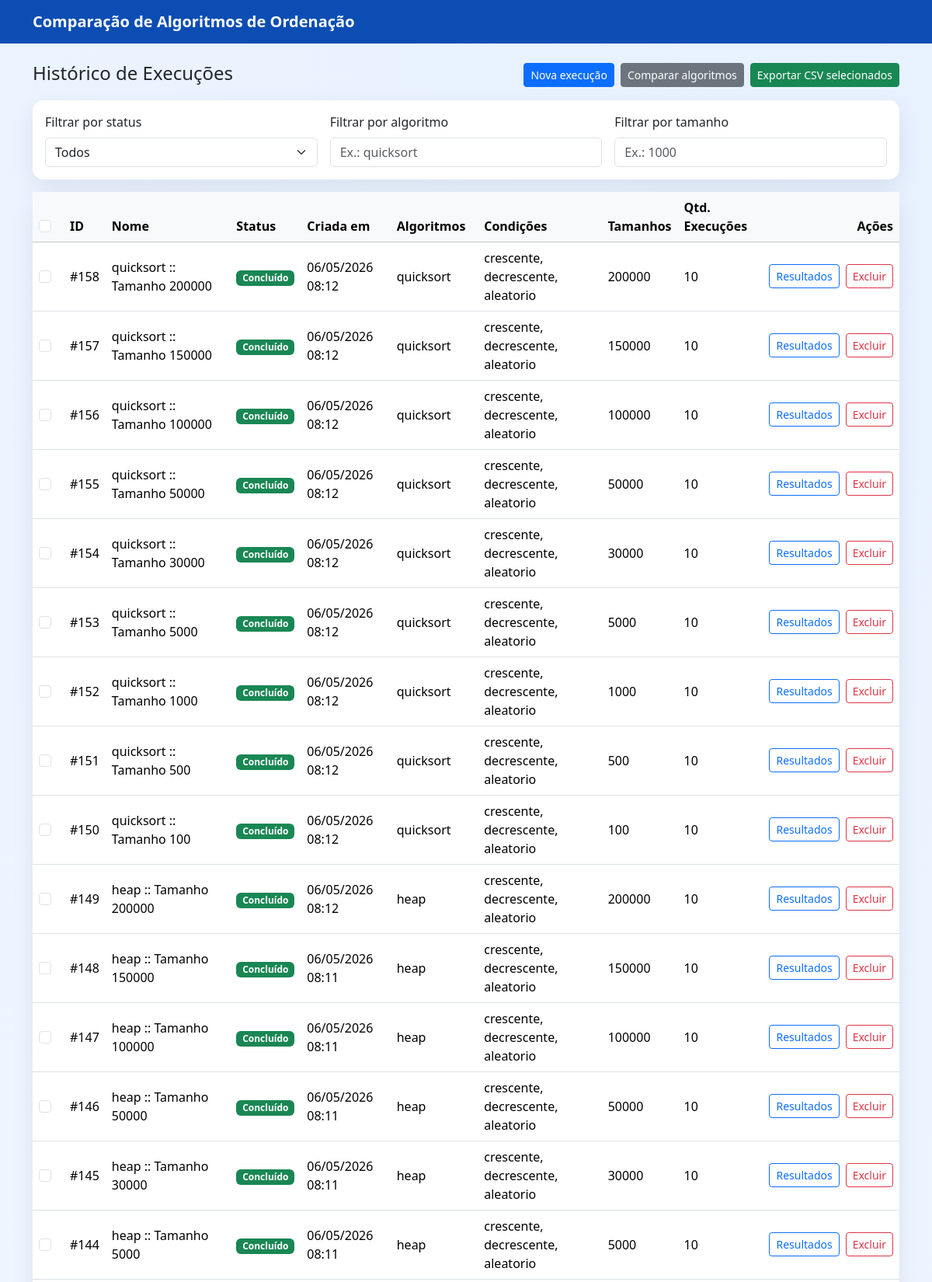
/execucoes/ (upper part), run on the app's committed database.
### benchmark/models.py (models this page shows, shortened)
class ExecucaoBenchmark(models.Model):
    STATUS_CHOICES = [
        ('pendente', 'Pendente'),
        ('executando', 'Executando'),
        ('concluido', 'Concluido'),
        ('erro', 'Erro'),
    ]
    nome = models.CharField(max_length=120, default='Execucao')
    algoritmos = models.JSONField(default=list)
    condicoes = models.JSONField(default=list)
    tamanhos = models.JSONField(default=list)
    repeticoes = models.PositiveIntegerField(default=3)
    vetor_personalizado = models.TextField(blank=True, default='')
    status = models.CharField(max_length=20, choices=STATUS_CHOICES, default='pendente')
    progresso_texto = models.TextField(blank=True, default='Aguardando inicio...')
    criado_em = models.DateTimeField(auto_now_add=True)
    atualizado_em = models.DateTimeField(auto_now=True)

### benchmark/views.py (the view)
# urls.py: path('execucoes/', views.listar_execucoes, name='listar_execucoes'),
def listar_execucoes(request):
    execucoes = ExecucaoBenchmark.objects.all().order_by('-criado_em')
    return render(request, 'benchmark/lista_execucoes.html', {'execucoes': execucoes})

### templates/benchmark/lista_execucoes.html (shortened to what this page needs)
{% extends 'base.html' %}
{% block content %}
<div class="d-flex justify-content-between align-items-center mb-3">
  <div>
    <h1 class="h4 mb-1">Histórico de Execuções</h1>
  </div>
  <div class="d-flex gap-2">
    <a href="/" class="btn btn-primary btn-sm">Nova execução</a>
    <a href="/comparar/" class="btn btn-secondary btn-sm">Comparar algoritmos</a>
    <button type="button" class="btn btn-success btn-sm" id="btn-exportar-csv">
      Exportar CSV selecionados
    </button>
  </div>
</div>
<div class="card panel-card mb-3">
  <div class="card-body">
    <div class="row g-3 align-items-end">
      <div class="col-md-4">
        <label for="filtro-status" class="form-label">Filtrar por status</label>
        <select id="filtro-status" class="form-select">
          <option value="">Todos</option>
        </select>
      </div>
      <div class="col-md-4">
        <label for="filtro-algoritmo" class="form-label">Filtrar por algoritmo</label>
        <input
          type="text"
          id="filtro-algoritmo"
          class="form-control"
          placeholder="Ex.: quicksort"
        >
      </div>
      <div class="col-md-4">
        <label for="filtro-tamanho" class="form-label">Filtrar por tamanho</label>
        <input
          type="text"
          id="filtro-tamanho"
          class="form-control"
          placeholder="Ex.: 1000"
        >
      </div>
    </div>
  </div>
</div>
<div class="card panel-card">
  <div class="card-body p-0">
    <div class="table-responsive">
      <table class="table table-hover mb-0 align-middle" id="tabela-execucoes">
        <thead class="table-light">
          <tr>
            <th style="width: 40px;">
              <input type="checkbox" id="selecionar-todos" class="form-check-input">
            </th>
            <th>ID</th>
            <th>Nome</th>
            <th>Status</th>
            <th>Criada em</th>
            <th>Algoritmos</th>
            <th>Condições</th>
            <th>Tamanhos</th>
            <th>Qtd. Execuções</th>
            <th class="text-end">Ações</th>
          </tr>
        </thead>
        <tbody>
          {% for e in execucoes %}
          <tr
            data-status="{{ e.status|lower }}"
            data-algoritmos="{{ e.algoritmos|join:', '|lower }}"
            data-tamanhos="{{ e.tamanhos|join:', '|lower }}"
          >
            <td>
              <input
                type="checkbox"
                class="form-check-input checkbox-execucao"
                value="{{ e.id }}"
              >
            </td>
            <td>#{{ e.id }}</td>
            <td>{{ e.nome }}</td>
            <td>
              {% if e.status == 'concluido' %}
                <span class="badge text-bg-success">Concluído</span>
              {% elif e.status == 'erro' %}
                <span class="badge text-bg-danger">Erro</span>
              {% elif e.status == 'executando' %}
                <span class="badge text-bg-warning">Executando</span>
              {% else %}
                <span class="badge text-bg-secondary">Pendente</span>
              {% endif %}
            </td>
            <td>{{ e.criado_em|date:'d/m/Y H:i' }}</td>
            <td>{{ e.algoritmos|join:', ' }}</td>
            <td>{{ e.condicoes|join:', ' }}</td>
            <td>{{ e.tamanhos|join:', ' }}</td>
            <td>{{ e.repeticoes }}</td>
            <td class="text-end">
              <div class="d-flex gap-2 justify-content-end">
                {% if e.status == 'concluido' %}
                <a class="btn btn-sm btn-outline-primary" href="{% url 'benchmark:resultados_execucao' e.id %}">Resultados</a>
                {% else %}
                <a class="btn btn-sm btn-outline-primary" href="{% url 'benchmark:acompanhar_execucao' e.id %}">Acompanhar</a>
                {% endif %}
                <form method="post" action="{% url 'benchmark:excluir_execucao' e.id %}" onsubmit="return confirm('Deseja excluir a execução #{{ e.id }}?');">
                  <button type="submit" class="btn btn-sm btn-outline-danger">Excluir</button>
                </form>
              </div>
            </td>
          </tr>
          {% empty %}
          <tr id="linha-vazia">
            <td colspan="9" class="text-center py-4 text-muted">Nenhuma execução cadastrada até o momento.</td>
          </tr>
          {% endfor %}
        </tbody>
      </table>
    </div>
  </div>
</div>
{% endblock %}

### templates/base.html (shortened to what this page needs)
<!DOCTYPE html>
<html lang="pt-BR">
<head>
  <link href="https://cdn.jsdelivr.net/npm/bootstrap@5.3.3/dist/css/bootstrap.min.css" rel="stylesheet">
</head>
<body>
<nav class="navbar navbar-expand-lg navbar-dark" style="background: #0b4db3;">
  <div class="container">
    <a class="navbar-brand fw-semibold" href="/">Comparação de Algoritmos de Ordenação</a>
  </div>
</nav>
<main class="container py-4 pb-5">
  {% block content %}{% endblock %}
</main>
</body>
</html>

### templates/base.html (style rules this page uses)
:root { --fundo-1: #f4f9ff; --fundo-2: #e7f1ff; --primario: #0b5ed7; --acento: #198754; }
body { background: radial-gradient(circle at top right, var(--fundo-2), var(--fundo-1) 45%, #ffffff 100%); min-height: 100vh; }
.panel-card { border: 0; box-shadow: 0 10px 30px rgba(17, 24, 39, 0.08); border-radius: 14px; }

### data on the page
ExecucaoBenchmark: id "158", nome "quicksort :: Tamanho 200000", status "Concluído", criado_em "06/05/2026 08:12", algoritmos "quicksort", condicoes "crescente, decrescente, aleatorio", tamanhos "200000", repeticoes "10"
ExecucaoBenchmark: id "157", nome "quicksort :: Tamanho 150000", status "Concluído", criado_em "06/05/2026 08:12", algoritmos "quicksort", condicoes "crescente, decrescente, aleatorio", tamanhos "150000", repeticoes "10"
ExecucaoBenchmark: id "156", nome "quicksort :: Tamanho 100000", status "Concluído", criado_em "06/05/2026 08:12", algoritmos "quicksort", condicoes "crescente, decrescente, aleatorio", tamanhos "100000", repeticoes "10"
ExecucaoBenchmark: id "155", nome "quicksort :: Tamanho 50000", status "Concluído", criado_em "06/05/2026 08:12", algoritmos "quicksort", condicoes "crescente, decrescente, aleatorio", tamanhos "50000", repeticoes "10"
ExecucaoBenchmark: id "154", nome "quicksort :: Tamanho 30000", status "Concluído", criado_em "06/05/2026 08:12", algoritmos "quicksort", condicoes "crescente, decrescente, aleatorio", tamanhos "30000", repeticoes "10"
ExecucaoBenchmark: id "153", nome "quicksort :: Tamanho 5000", status "Concluído", criado_em "06/05/2026 08:12", algoritmos "quicksort", condicoes "crescente, decrescente, aleatorio", tamanhos "5000", repeticoes "10"
ExecucaoBenchmark: id "152", nome "quicksort :: Tamanho 1000", status "Concluído", criado_em "06/05/2026 08:12", algoritmos "quicksort", condicoes "crescente, decrescente, aleatorio", tamanhos "1000", repeticoes "10"
ExecucaoBenchmark: id "151", nome "quicksort :: Tamanho 500", status "Concluído", criado_em "06/05/2026 08:12", algoritmos "quicksort", condicoes "crescente, decrescente, aleatorio", tamanhos "500", repeticoes "10"
ExecucaoBenchmark: id "150", nome "quicksort :: Tamanho 100", status "Concluído", criado_em "06/05/2026 08:12", algoritmos "quicksort", condicoes "crescente, decrescente, aleatorio", tamanhos "100", repeticoes "10"
ExecucaoBenchmark: id "149", nome "heap :: Tamanho 200000", status "Concluído", criado_em "06/05/2026 08:12", algoritmos "heap", condicoes "crescente, decrescente, aleatorio", tamanhos "200000", repeticoes "10"
ExecucaoBenchmark: id "148", nome "heap :: Tamanho 150000", status "Concluído", criado_em "06/05/2026 08:11", algoritmos "heap", condicoes "crescente, decrescente, aleatorio", tamanhos "150000", repeticoes "10"
ExecucaoBenchmark: id "147", nome "heap :: Tamanho 100000", status "Concluído", criado_em "06/05/2026 08:11", algoritmos "heap", condicoes "crescente, decrescente, aleatorio", tamanhos "100000", repeticoes "10"
ExecucaoBenchmark: id "146", nome "heap :: Tamanho 50000", status "Concluído", criado_em "06/05/2026 08:11", algoritmos "heap", condicoes "crescente, decrescente, aleatorio", tamanhos "50000", repeticoes "10"
ExecucaoBenchmark: id "145", nome "heap :: Tamanho 30000", status "Concluído", criado_em "06/05/2026 08:11", algoritmos "heap", condicoes "crescente, decrescente, aleatorio", tamanhos "30000", repeticoes "10"
ExecucaoBenchmark: id "144", nome "heap :: Tamanho 5000", status "Concluído", criado_em "06/05/2026 08:11", algoritmos "heap", condicoes "crescente, decrescente, aleatorio", tamanhos "5000", repeticoes "10"
